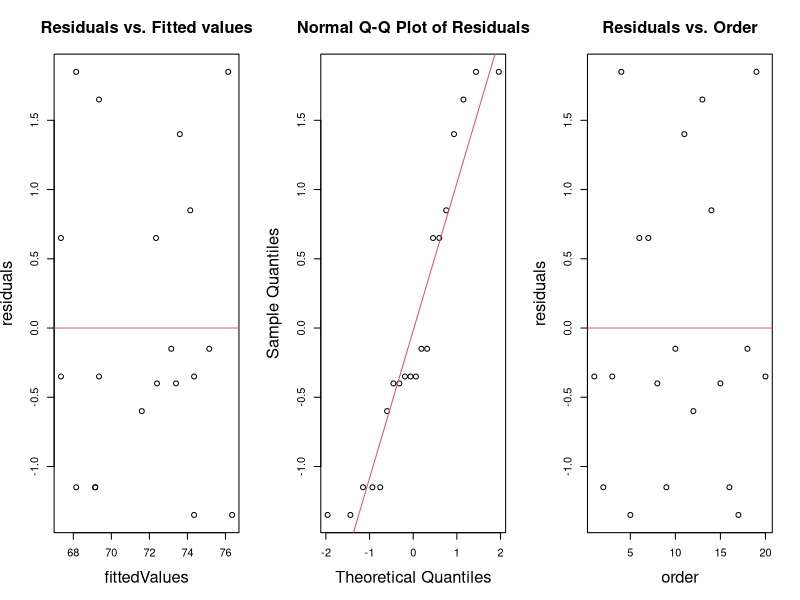
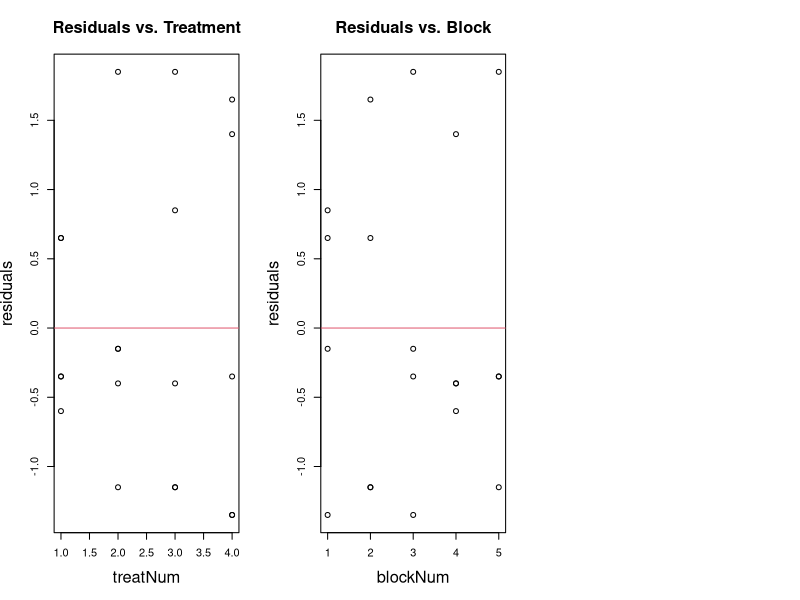

Here is the R script that generated these plots, in order:
# Problem 4.3
data <- c(16, 22, 18, 39, 16, 25, 16, 44, 5, 4, 2, 22)
treatment <- c(rep("sol1", 4), rep("sol2", 4), rep("sol3", 4))
block <- rep(c("day1", "day2", "day3", "day4"), 3)

# Problem 4.4
data <- c(73, 68, 74, 71, 67, 73, 67, 75, 72, 70, 75, 68, 78, 73, 68, 73, 71, 75, 75, 69)
treatment <- c(rep("chem1", 5), rep("chem2", 5), rep("chem3", 5), rep("chem4", 5))
block <- rep(c("bolt1", "bolt2", "bolt3", "bolt4", "bolt5"), 4)

# ANOVA with Blocks
dataFrame <- data.frame(data, treatment, block)
aovData <- aov(data ~ treatment+block, data = dataFrame)
summary(aovData)

# Some Parameters of ANOVA
N <- length(data)
a <- length(unique(treatment))
b <- length(unique(block))

treatNum <- rep(1:a, rep(b, a))
blockNum <- rep(1:b, a)

order <- sample(1:N)
fittedValues <- aovData$fitted.values
residuals <- aovData$residuals

treatMean <- with(dataFrame, tapply(data, treatment, mean))
blockMean <- with(dataFrame, tapply(data, block, mean))

# Residuals Analysis Plots with Blocks
par(mfrow=c(1,3))
    plot(residuals ~ fittedValues, main = "Residuals vs. Fitted values", cex.main = 1.5, cex.lab = 1.5)
    abline(h = 0, col=2)
    
    qqnorm(residuals, main = "Normal Q-Q Plot of Residuals", cex.main = 1.5, cex.lab = 1.5)
    qqline(residuals, col=2)
    
    plot(residuals ~ order, main = "Residuals vs. Order", cex.main = 1.5, cex.lab = 1.5)
    abline(h = 0, col=2)

par(mfrow=c(1,3))
    plot(residuals ~ treatNum, main = "Residuals vs. Treatment", cex.main = 1.5, cex.lab = 1.5)
    abline(h = 0, col=2)
    
    plot(residuals ~ blockNum, main = "Residuals vs. Block", cex.main = 1.5, cex.lab = 1.5)
    abline(h = 0, col=2)